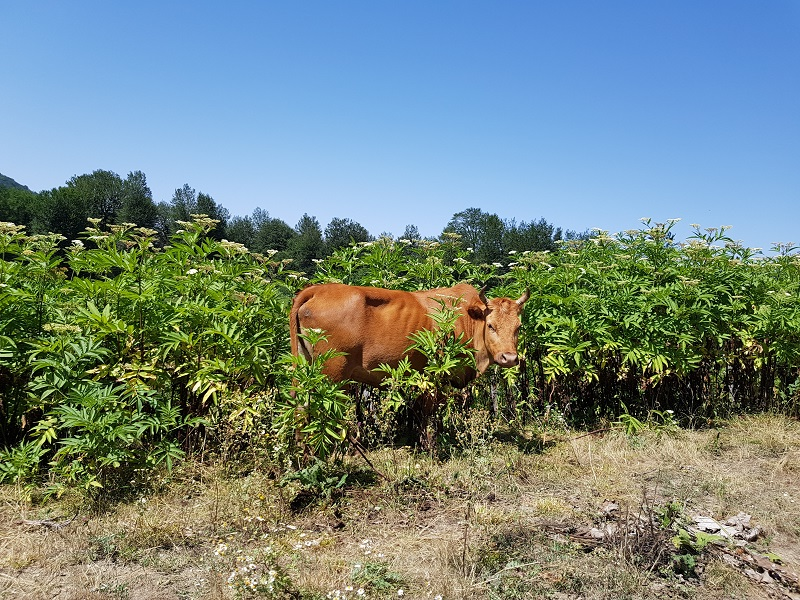
#> input picture 01 Getting Started with OpenCV in Python/01 Introduction to image/images/input.jpg, 800 x 600 px
$ jupyter execute '01 reading writing and displaying images.ipynb'
#> lines starting #> are read from the running program, lines starting #| are printed output that depends on the picture
[cell 1]
import cv2
import numpy as np

[cell 2]
# Load an image using `imread` specifying the path to image
img = cv2.imread('./images/input.jpg')
#> img is the input picture: shape (600, 800, 3); mean B, G, R 128.9, 134.4, 116.5

# The first parameter will be title shown on image window
# The second parameter is the image variable
cv2.imshow("It's a cow!", img)

# 'waitKey' allows us to input information when a image window is open
# By Leaving it blank it just waits for any key to be pressed before
# continuing. By placing numbers (except 0), we can specify a delay for
# how Long you keep the window open (time is in milliseconds here)
cv2.waitKey(0)

# This closes all open windows
# Failure to place this may cause your program to hang in some computers!
cv2.destroyAllWindows()

[cell 3]
type(img), img.shape # (heigh, width, channel)

[cell 4]
# Let's print each dimension of the image

print(f"Height of image: {int(img.shape[0])} pixels.")
#| Height of image: 600 pixels.
print(f"Width of image: {int(img.shape[1])} pixels.")
#| Width of image: 800 pixels.

[cell 5]
# Simply use `imwrite` specifying the file name and the image to be saved
cv2.imwrite('./out/output.jpg', img)
cv2.imwrite('./out/output.png', img)
#> Out = True

[cell 6]
import matplotlib.pyplot as plt

[cell 7]
plt.imshow(img)

[cell 8]
plt.imshow(img[..., ::-1])

[cell 9]
rgb_image = cv2.cvtColor(img, cv2.COLOR_BGR2RGB)
plt.imshow(rgb_image)

[cell 10]
img_new = img.copy()
img_new[200:300, 300:500, :] = 255
plt.imshow(img_new[:, :, ::-1])

[cell 11]
img_new = img.copy()
img_new[200:300, 300:500, :] = 0
plt.imshow(img_new[:, :, ::-1])

[cell 12]
img_new = img.copy()
img_new[200:300, 300:500, :] = (0, 0, 255)
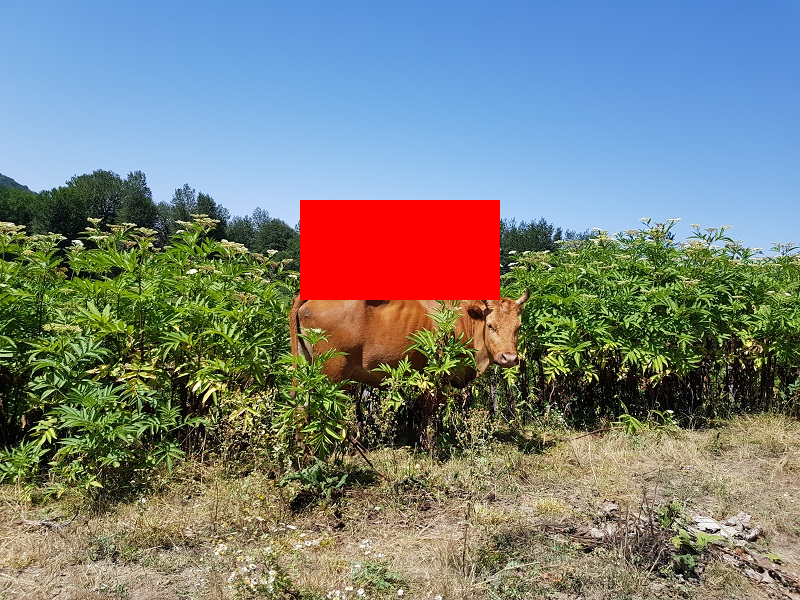
#> img_new: shape (600, 800, 3); mean B, G, R 124.4, 129, 122.2
plt.imshow(img_new[:, :, ::-1])
